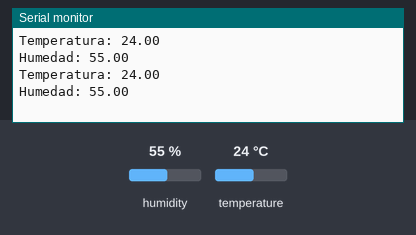
This sketch was run on a simulated Arduino Uno, built with avr-gcc and run on an emulated ATmega328P. On the bench: the last lines printed to the serial monitor. The test bench sets the inputs (shaded band); at power-on: humidity 55 %, temperature 24 °C.

Above: at 4.3 s.
4.4 s: humidity set to 22 %
At 7.3 s:
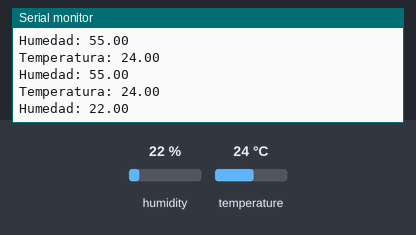
8.1 s: temperature set to 12 °C
At 9.4 s:
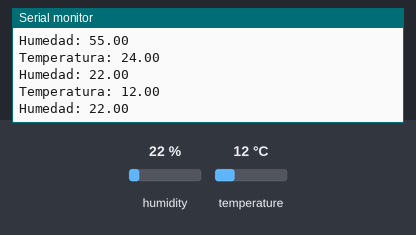
11.8 s: humidity set to 40 %
At 12.7 s:
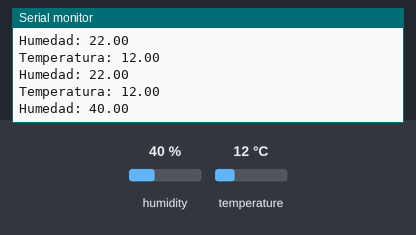
15.5 s: temperature set to 19 °C
At 18.1 s:
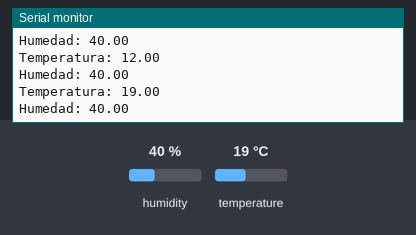
Timing chart, 0 to 19.6 s (numbered marks = the images above; inputs shaded):
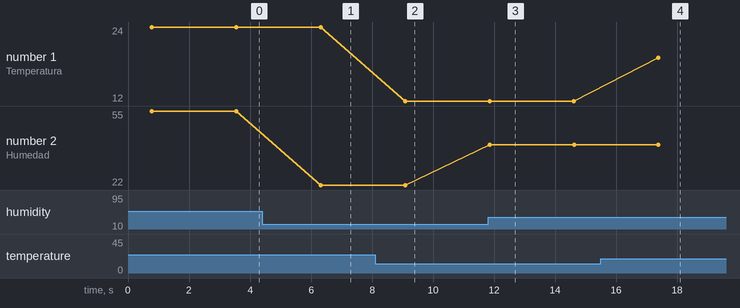

Measured:
- after the input at 4.4 s, the serial monitor: prints a new line after 1.9 s (image 1)
- after the input at 8.1 s, the serial monitor: prints a new line after 0.98 s (image 2)
- after the input at 11.8 s, the serial monitor: prints a new line after 0.05 s (image 3)
- after the input at 15.5 s, the serial monitor: prints a new line after 1.9 s (image 4)
- plotted number 1: 24 → 12 after the input at 8.1 s, 12 → 19 after the input at 15.5 s
- plotted number 2: 55 → 22 after the input at 4.4 s, 22 → 40 after the input at 11.8 s

The sketch:

TempHum.ino
```cpp
#include <DHT.h>
#include <DHT_U.h>
#include <OneWire.h>
#include <Wire.h>
#include <DallasTemperature.h>

#define DHTTYPE DHT22

uint8_t DHTPIN = 19;

OneWire ds(4);
DallasTemperature sensors(&ds);
DHT_Unified dht(DHTPIN, DHTTYPE);

float temp(){
  float t;
  sensors.requestTemperatures();
  return sensors.getTempCByIndex(0);
}

float hum(){
  sensors_event_t event;
  dht.humidity().getEvent(&event);
  return event.relative_humidity;
}

void processing(){
  float temperature = temp();
  float humidity = hum();
  Serial.println("Temperatura: " + String(temperature));
  Serial.println("Humedad: " + String(humidity));
}

void setup() {
  // put your setup code here, to run once:
  Serial.begin(115200);
  sensors.begin();
  dht.begin();
}

void loop() {
  // put your main code here, to run repeatedly:
  processing();
  delay(2000);
}
```
